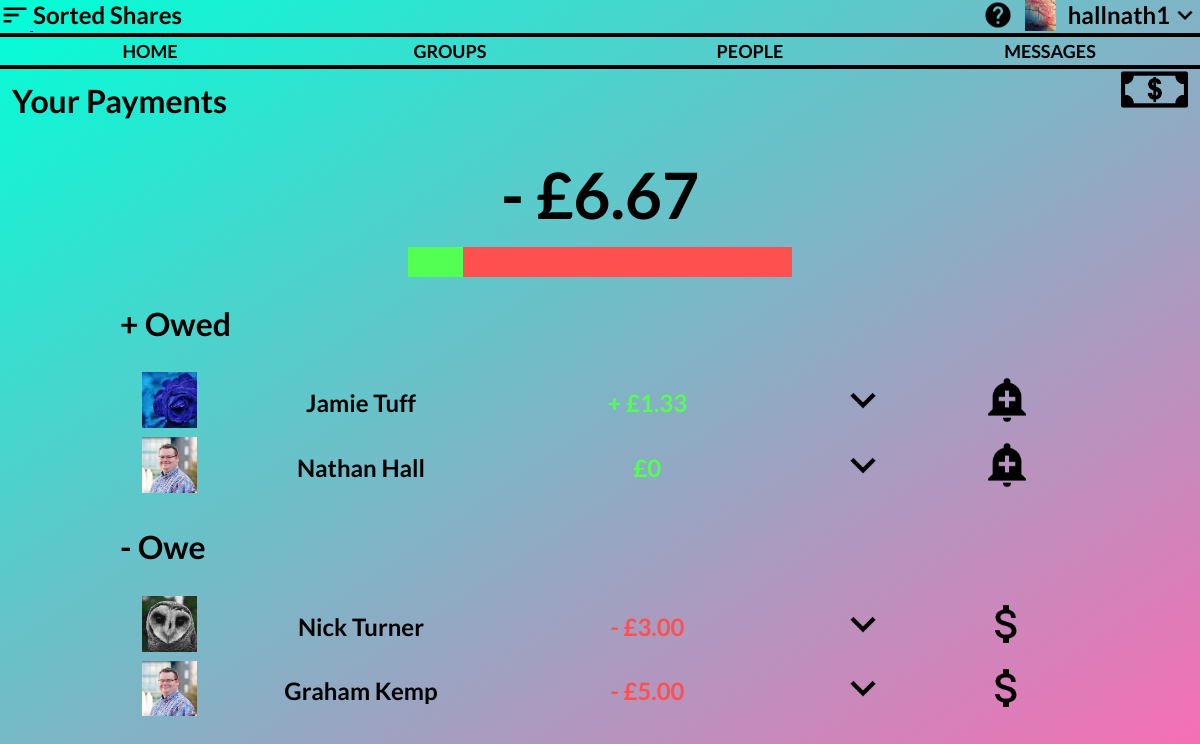
/index.php (signed in), run on the app's committed database.
### tables this page shows
CREATE TABLE Users(UserID INTEGER PRIMARY KEY, fName varchar(30), lName varchar(30), username varchar(30), email varchar(50), password varchar(20), salt varchar(20), profileLink varChar(10), color varchar(30), paypalLink varchar(20));

### database.php (called while the page is built, shortened)
<?php
class Database {
	private $database;
	function __construct() {
		$this->database = $this->getConnection();
	}
	function prepare($query) {
		return $this->database->prepare($query);
	}
	private function getConnection() {
		$conn = new SQLite3('database.db');
		return $conn;
	}
}
?>

### index.php (the view, shortened to what this page needs)
<?php
require 'database.php';
$db = new Database();
?>
<!DOCTYPE html>
<html>
<head>
	<link rel="stylesheet" href="style.css" type="text/css" charset="utf-8">
</head>
<?php echo "<body style='background:linear-gradient(to bottom right, ".$_SESSION['color'].")'>";?>
	<div class="screen" style="overflow: scroll;">
		<?php
		include 'menu_top.php';
		include 'menu_bar.php';
		?>
		<div class="topTitle">
			<h1 style="display:inline-block; margin:1% 1%;">Your Payments</h1>
			<div class="tooltip" style="height:100%;display:inline-block;float:right;">
				<a href='newPayment.php'>
					<img src = "icons/bill(black).png" class="addImage" id="createGroupsImage" style="height:auto;width:25%; margin-right:1vw;">
				</a>
			</div>
		</div>
		<div class="content">
			<div class="paySummary">
				<?php
				$UserID = $_SESSION['id'];
				$sql = "SELECT * FROM Bills WHERE UserID = :id OR PayeeID = :id ;";
				$stmt = $db->prepare($sql);
				$stmt->bindValue(':id', $UserID, SQLITE3_INTEGER);
				$results = $stmt->execute();
				$difference = 0;
				while($row = $results->fetchArray()){
                    if($row['status'] == 'Awaiting Payment'){
                        if($row['UserID'] == $UserID){
                            $difference = $difference + $row['amount'];
                        }
                        else{
                            $difference = $difference - $row['amount'];
                        }
                    }
				}
				$difference = $difference/100;
				if ($difference > 0){
					$difference = abs($difference);
					echo "<h1 style='margin-bottom:1.5%' class='difDisplay' id=".number_format($difference, 2, '.', '').">+ £" . number_format($difference, 2, '.', ' ');
				}
				else if ($difference < 0){
					echo "<h1 style='margin-bottom:1.5%' class='difDisplay' id=-".number_format(-$difference, 2, '.', '').">- £" . number_format(-$difference, 2, '.', ' ');
				}
				else{
					echo "<h1 style='margin-bottom:1.5%' class='difDisplay' id='0'>+ £0.00";
				}
				?>
			</h1>
			<div class='barBase' >
				<?php echo"<div class='redBar'></div>"?>
			</div>
			<?php
			$arraySummary = array();
			$results->reset();
			while($row = $results->fetchArray()){
				$altered = 0;
				foreach($arraySummary as $key => $userData){
                            if($userData[0] == $row['UserID']){
                                if($row['status'] == 'Awaiting Payment'){
						        $arraySummary[$key][1] -= $row['amount'];
                                }
                                $altered = 1;
                            }
					       else if ($userData[0] == $row['PayeeID']){
                               if($row['status'] == 'Awaiting Payment'){
                                $arraySummary[$key][1] += $row['amount'];
                               }
                                $altered = 1;
					       }
				}
				if($altered == 0){
					if($row['UserID'] == $UserID){
                        if($row['status'] == 'Awaiting Payment'){
						    array_push($arraySummary, array($row['PayeeID'], $row['amount']));
                        }
					}
					else{
                        if($row['status'] == 'Awaiting Payment'){
						    array_push($arraySummary, array($row['UserID'], -$row['amount']));
                        }
                        else if($row['status']=='Pending'){
                            array_push($arraySummary, array($row['UserID'], 0));
                        }
                        else if($row['status']=='Payment Pending'){
                            array_push($arraySummary, array($row['UserID'], 0));
                        }
					}
				}
			}
			?>
			<h2>+ Owed</h2>
			<table>
				<?php
				foreach($arraySummary as $userData){
					if($userData[1] >= 0){
						$sql = "SELECT * FROM USERS WHERE UserID = :id;";
						$stmt = $db->prepare($sql);
						$stmt->bindValue(':id', $userData[0], SQLITE3_INTEGER);
						$person = $stmt->execute()->fetchArray();
						echo "
							<tr>
						<th style='width:10%'><img src='profilePictures/".$person['profileLink']."' style='height:auto;width:60%;'> </th>
						<th style='width:30%'>" . $person['fName'] . " " . $person['lName'] . "</th>
						<th class='amountDisplay' id=".number_format(($userData[1]/100), 2, '.', '')." style='width:30%;color:#52ff52;'>";
                        if($userData[1] == 0){
                            echo "£0";
                        }
                        else{
                            echo "+ £" . number_format(($userData[1]/100), 2, '.', ' ');
                        }
                        echo "</th>
						<th style='width:15%;'> <div class='tooltip' style='height:100%;display:inline-block;'>
						<img class='expandClick' id=".$person['UserID']." src='icons/expandM(black).png' style='height:50px;width:auto;cursor:pointer;'>
						<span class='tooltiptext'>Expand</span>
						</div></th>
						<th style='width:15%;'>
						<div class='tooltip' style='height:100%;display:inline-block;'>
						<a href='alertSend.php?id=" . $person['UserID'] . "&amount=" . $userData[1]. "'><img src='icons/alert(black).png' style='height:50px;width:auto;'></a>
						<span class='tooltiptext'>Send an alert</span>
						</div>
						</th>
						</tr>";
					}
				}
				?>
			</table>
			<h2>- Owe</h2>
			<table>
				<?php
				foreach($arraySummary as $userData){
					if($userData[1] < 0){
						$sql = "SELECT * FROM USERS WHERE UserID = :id;";
						$stmt = $db->prepare($sql);
						$stmt->bindValue(':id', $userData[0], SQLITE3_INTEGER);
						$person = $stmt->execute()->fetchArray();
						echo "
							<tr>
						<th style='width:10%'><img src='profilePictures/".$person['profileLink']."' style='height:auto;width:60%;'> </th>
						<th style='width:30%'>" . $person['fName'] . " " . $person['lName'] . "</th>
						<th style='color:#ff5050;width:30%'> - £" . number_format(-($userData[1]/100), 2, '.', ' ') . "</th>
						<th style='width:15%'> <div class='tooltip' style='height:100%;display:inline-block;'>
						<img class='expandClick' id=".$person['UserID']." src='icons/expandM(black).png' style='height:50px;width:auto;cursor:pointer;'>
						<span class='tooltiptext'>Expand</span>
						</div></th>
						<th style='width:15%'>
						<div class='tooltip' style='height:100%;display:inline-block;'>
						<a href='paymentOption.php?id=" . $person['UserID'] . "&amount=" . -$userData[1]. "'><img src='icons/money(black).png' style='height:50px;width:auto;'></a>
						<span class='tooltiptext'>Make Payment</span>
						</div>
						</th>
						</tr>";
					}
				}
				?>
			</table>
		</div>
	</div>
</div>
</body>
</html>

### menu_top.php (shortened to what this page needs)
<div class="menu_top">
	<a href='index.php'>
		<img src="icons/logo(black).png" class="logoImg">
		<h1 class="logoText">Sorted Shares</h1>
	</a>
	<?php
	$sql = "SELECT * FROM Users WHERE UserID = :id ;";
	$stmt = $GLOBALS['db']->prepare($sql);
	$stmt->bindValue(':id', $_SESSION['id'], SQLITE3_INTEGER);
	$items = $stmt->execute()->fetchArray();
	?>
	<img src='icons/expandM(black).png' class="dropbtn dropImg" onclick="myFunction()" >
	<div class="dropdown">
		<div onclick="myFunction()" class="dropbtn">
			<?php echo htmlspecialchars($items['username'], ENT_QUOTES, 'utf-8');?>
		</div>
	</div>
	<?php
	echo "<img src='profilePictures/".$items['profileLink']."' class='dropbtn profileImg' style='width:2.6vw' onclick='myFunction()' >";
	?>
	<div class="tooltip dropbtn dropImg" style="height:100%;display:inline-block;float:right;">
		<a href='help.php'>
			<img src = "icons/help(black).png" class="addImage profileImg" id="createGroupsImage" style="height:auto;width:100%;">
		</a>
	</div>
</div>

### menu_bar.php
<div class="menu_bar">
	<ul>
		<li><a href="index.php">HOME</a></li>
		<li><a href="groups.php">GROUPS</a></li>
        <li><a href="people.php">PEOPLE</a></li>
		<li><a href="messages.php">MESSAGES</a></li>
	</ul>
</div>

### style.css (style rules this page uses)
html { height:100%; }
body { overflow:hidden; height:100%; margin:0; background-repeat: no-repeat; background-attachment: fixed; background-size: cover; background: linear-gradient(to bottom right, hotpink, #ffa500); font-family: 'Lato'; box-sizing: border-box; }
.screen { width:100%; height:100%; position:relative; overflow: scroll; overflow-x: hidden; overflow-y:auto; }
.content { width:80%; margin: 0px auto; position:relative; overflow: scroll; overflow-x: hidden; overflow-y:auto; }
.menu_top { position: relative; }
.menu_bar { box-sizing: border-box; position: relative; top: 0; z-index: 10; border-bottom:black 4px solid; border-top:black 4px solid; }
.menu_bar ul { list-style-type: none; margin: auto; padding: 0; overflow: hidden; font-size: 1.5vw; font-weight:bold; text-align:center; }
.menu_bar li { float: left; width:25%; margin:auto; }
.menu_bar li a { box-sizing: border-box; display: inline-block; text-align: center; text-decoration: none; color:black; padding:1%; width:100%; }
.paySummary h1 { font-size:400%; text-align:center; margin:0px; padding:0px; }
.paySummary h2 { font-size:200%; }
.paySummary table { width: 100%; font-size:150%; }
.addImage { width:20%; height:auto; float:right; }
.topTitle { vertical-align:middle; position:relative; margin-bottom: 2vw; }
.dropbtn { border: none; cursor: pointer; text-align:right; }
.dropdown { float: right; position: relative; display: inline-block; font-size:2vw; vertical-align:top; margin:0; font-weight: bold; }
.dropImg { width:2.5%; height:auto; float:right; display:inline-block; }
.barBase { width:40%; height:30px; background-color:#52ff52; margin:auto; }
.redBar { height:100%; width:50%; float:right; background-color:#ff5050; }
.logoText { position:relative; display:inline-block; margin:0px; font-size:2vw; vertical-align:top; margin:0; display:inline-block; font-weight: bold; }
a .logoText { color:black; text-decoration:none; }
.logoImg { height:auto; width:2.5%; display:inline-block; margin:0; }
.profileImg { height:auto; width:2.8%; display:inline-block; margin:0; border: none; cursor: pointer; float:right; padding-right:1vw; }

### data on the page
users: username "hallnath1", profileLink (picture)
users: profileLink (picture), fName "Jamie", lName "Tuff"
users: profileLink (picture), fName "Nathan", lName "Hall", shows "£0"
users: profileLink (picture), fName "Nick", lName "Turner", userData "3.00"
users: profileLink (picture), fName "Graham", lName "Kemp", userData "5.00"
